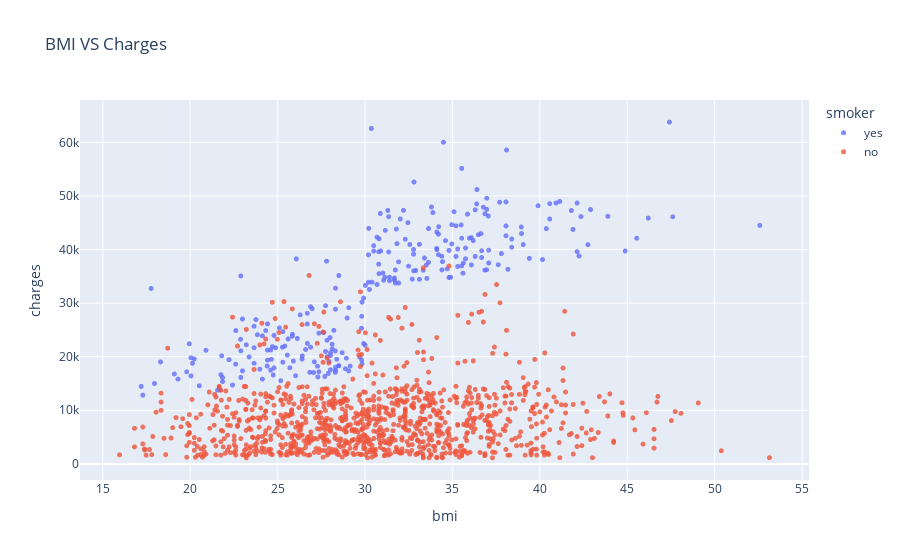

Write notebook code for a chart like this one.
### Markdown cell above
This scatter plot illustrates the relationship between age and medical charges, with points colored by smoking status. Overall, medical charges tend to increase as age increases, indicating a positive relationship between age and healthcare costs. However, there is a clear separation between smokers and non-smokers. Smokers consistently incur much higher medical charges across all age groups, with several high-cost outliers, especially among older individuals. In contrast, non-smokers generally have lower and more gradually increasing charges. The wide spread of points at similar ages shows that factors beyond age, such as smoking behavior, play a significant role in determining medical expenses.

### Code cell
fig = px.scatter(
    medical_charges,
    x = 'bmi',
    y = 'charges',
    opacity = 0.8,
    color = 'smoker',
    hover_data = ['sex'],
    title = 'BMI VS Charges'
)

fig.update_traces(marker_size = 5)
fig.show()

### Figure 1 — Plotly figure (JSON) as saved in the notebook; plotly's stock layout.template omitted (floating-point values rounded to 4 significant figures; data arrays with more than 128 entries replaced by an {"elided": "..."} marker saying what was removed)
{"data": [{"customdata": {"elided": "274x1 str values"}, "hovertemplate": "smoker=yes<br>bmi=%{x}<br>charges=%{y}<br>sex=%{customdata[0]}<extra></extra>", "legendgroup": "yes", "marker": {"color": "#636efa", "opacity": 0.8, "size": 5, "symbol": "circle"}, "mode": "markers", "name": "yes", "showlegend": true, "type": "scattergl", "x": {"elided": "274 float values"}, "xaxis": "x", "y": {"elided": "274 float values"}, "yaxis": "y"}, {"customdata": {"elided": "1064x1 str values"}, "hovertemplate": "smoker=no<br>bmi=%{x}<br>charges=%{y}<br>sex=%{customdata[0]}<extra></extra>", "legendgroup": "no", "marker": {"color": "#EF553B", "opacity": 0.8, "size": 5, "symbol": "circle"}, "mode": "markers", "name": "no", "showlegend": true, "type": "scattergl", "x": {"elided": "1064 float values"}, "xaxis": "x", "y": {"elided": "1064 float values"}, "yaxis": "y"}], "layout": {"legend": {"title": {"text": "smoker"}, "tracegroupgap": 0}, "title": {"text": "BMI VS Charges"}, "xaxis": {"anchor": "y", "domain": [0, 1], "title": {"text": "bmi"}}, "yaxis": {"anchor": "x", "domain": [0, 1], "title": {"text": "charges"}}}}
